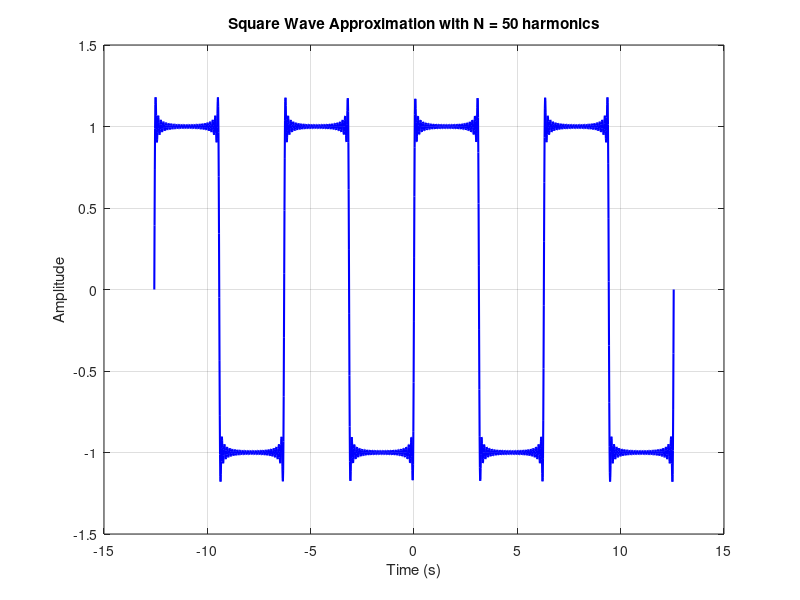

This chart was generated by the following MATLAB code:
% Show Fourier series approximation of square wave:
%  x(t)= 4/π(sin(ω_0 t)+1/3 sin(3ω_0 t)+1/5 sin(5ω_0 t)+⋯)

clc; 
clear;
 close all;
 % Parameters
 T = 2*pi;  % Period %
 w0 = 2*pi/T;    % Fundamental frequency
t = linspace(-2*T, 2*T, 2000);  % Time axis
 % Fourier Series Approximation 
N = 50; % Number of harmonics 
x_approx = zeros(size(t));
 for k = 1:2:N % only odd harmonics
 x_approx = x_approx + (4/pi)*(1/k)*sin(k*w0*t);
 end 
% Plot 
plot(t, x_approx, 'b', 'LineWidth', 1.5);
 xlabel('Time (s)'); 
ylabel('Amplitude'); 
title(['Square Wave Approximation with N = ' num2str(N) ' harmonics']); 
grid on;
 ylim([-1.5 1.5]);
